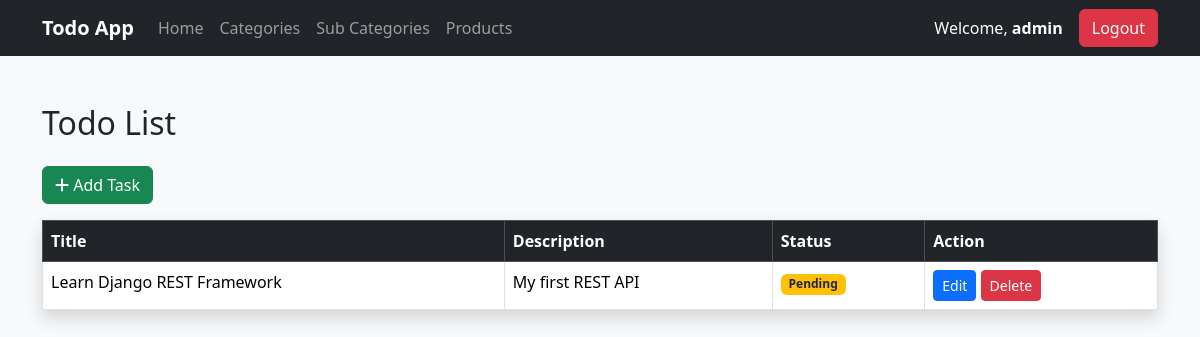
The app's page / (signed in), older data.
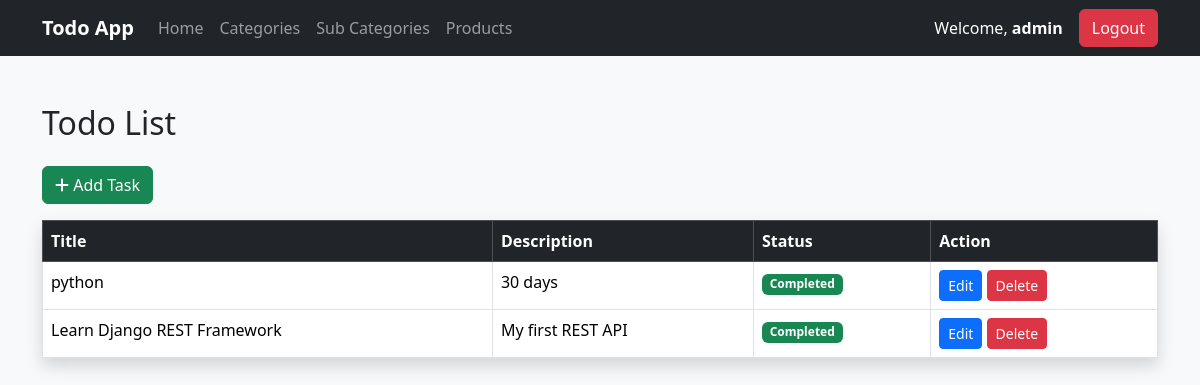
The same page, newer data.
### tasks/models.py (models this page shows, shortened)
class Task(models.Model):
    title = models.CharField(max_length=200)
    description = models.TextField()
    is_completed = models.BooleanField(default=False)
    is_deleted = models.BooleanField(default=False)
    created_at = models.DateTimeField(auto_now_add=True)
    user = models.ForeignKey(User, on_delete=models.CASCADE)

### tasks/views.py (the view)
# urls.py: path('', views.home, name='home'),
@login_required(login_url='login')
def home(request):
    tasks = Task.objects.filter(
        user=request.user,
        is_deleted=False
    ).order_by('-id')
    return render(request, 'tasks/home.html', {
        'tasks': tasks
    })

### tasks/templates/tasks/home.html (shortened to what this page needs)
<!DOCTYPE html>
<html>
<head>
    <link href="https://cdn.jsdelivr.net/npm/bootstrap@5.3.3/dist/css/bootstrap.min.css" rel="stylesheet">
    <link rel="stylesheet"
    href="https://cdnjs.cloudflare.com/ajax/libs/font-awesome/6.5.2/css/all.min.css">
</head>
<body class="bg-light">
<nav class="navbar navbar-expand-lg navbar-dark bg-dark">
    <div class="container">
        <a class="navbar-brand fw-bold" href="{% url 'home' %}">
            Todo App
        </a>
        <div class="collapse navbar-collapse">
            <ul class="navbar-nav me-auto">
                <li class="nav-item">
                    <a class="nav-link" href="{% url 'home' %}">
                        Home
                    </a>
                </li>
                <li class="nav-item">
                    <a class="nav-link" href="{% url 'category_list' %}">
                        Categories
                    </a>
                </li>
                <li class="nav-item">
                    <a class="nav-link" href="{% url 'subcategory_list' %}">
                        Sub Categories
                    </a>
                </li>
                <li class="nav-item">
                    <a class="nav-link" href="{% url 'product_list' %}">
                        Products
                    </a>
                </li>
            </ul>
            <span class="text-white me-3">
                Welcome,
                <b>{{ request.user.username }}</b>
            </span>
            <a href="{% url 'logout' %}" class="btn btn-danger">
                Logout
            </a>
        </div>
    </div>
</nav>
<div class="container mt-5">
    <h2 class="mb-4">
        Todo List
    </h2>
    <a href="{% url 'add_task' %}" class="btn btn-success mb-3">
        <i class="fa fa-plus"></i>
        Add Task
    </a>
    <table class="table table-bordered table-hover shadow">
        <thead class="table-dark">
            <tr>
                <th>Title</th>
                <th>Description</th>
                <th>Status</th>
                <th>Action</th>
            </tr>
        </thead>
        <tbody>
        {% for task in tasks %}
            <tr>
                <td>{{ task.title }}</td>
                <td>{{ task.description }}</td>
                <td>
                    {% if task.is_completed %}
                        <span class="badge bg-success">
                            Completed
                        </span>
                    {% else %}
                        <span class="badge bg-warning text-dark">
                            Pending
                        </span>
                    {% endif %}
                </td>
                <td>
                    <a href="{% url 'edit_task' task.id %}" class="btn btn-primary btn-sm">
                        Edit
                    </a>
                    <a href="{% url 'delete_task' task.id %}" class="btn btn-danger btn-sm">
                        Delete
                    </a>
                </td>
            </tr>
        {% empty %}
            <tr>
                <td colspan="4" class="text-center">
                    No Tasks Found
                </td>
            </tr>
        {% endfor %}
        </tbody>
    </table>
</div>
</body>
</html>

Row changes from the older to the newer data that the page shows:
added Task: title "python", description "30 days", is_completed "Completed"
changed Task "Learn Django REST Framework": is_completed "Pending" → "Completed"
